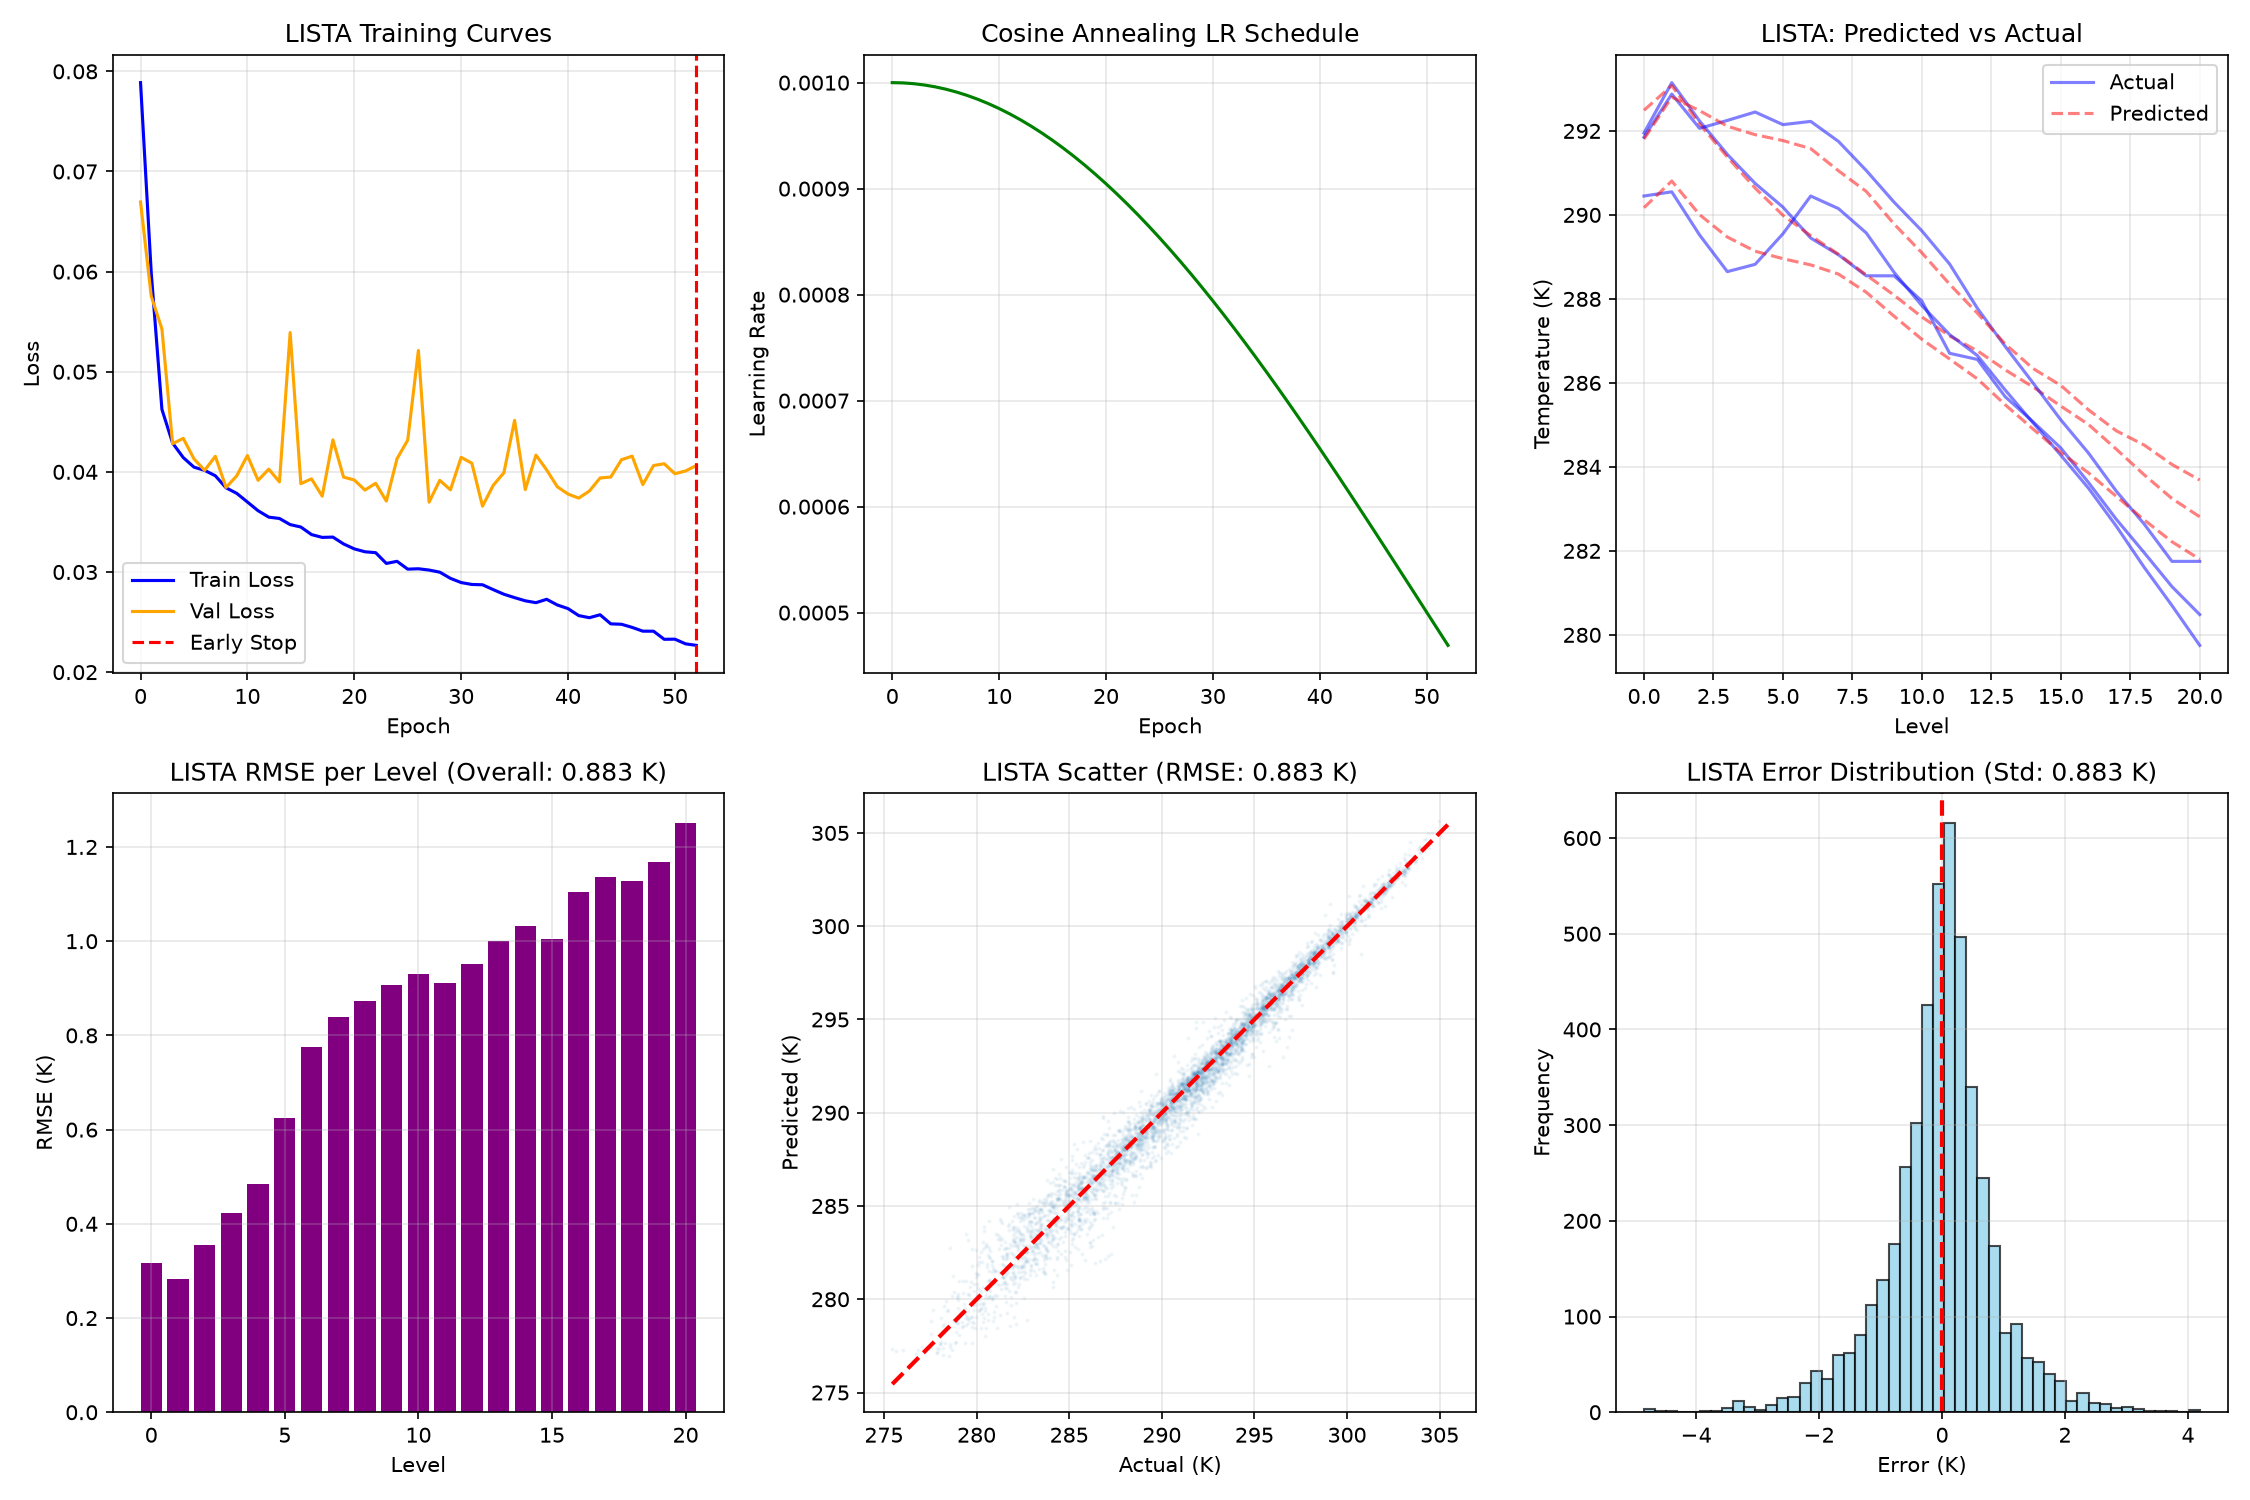

Reproduce this figure in Python.
import os
os.environ['NUMPY_EXPERIMENTAL_DTYPE_API'] = '1'

import numpy as np
np._ARRAY_API = True
import torch
import torch.nn as nn
import torch.optim as optim
from torch.utils.data import DataLoader, TensorDataset
import h5py
import matplotlib
matplotlib.use('Agg')
import matplotlib.pyplot as plt
from sklearn.preprocessing import StandardScaler
from torch.optim.lr_scheduler import CosineAnnealingLR
import warnings
warnings.filterwarnings('ignore')

print("="*70)
print("WEEK 3 - DAY 14: ALGORITHM UNROLLING (LISTA)")
print("Learned ISTA with physics-based layers")
print("="*70)

# ============================================
# 1. LOAD DATA (INVERSE DIRECTION)
# ============================================
print("\n📂 Loading data...")
f = h5py.File('q6_phase_a_dataset.h5', 'r')

# INVERSE: Measurements → Profile
X_train = f['train/y_30ch'][:]     # Input: 30 measurements
y_train = f['train/T'][:]          # Output: 21 temperature levels
X_test = f['test/y_30ch'][:]
y_test = f['test/T'][:]
X_val = f['val/y_30ch'][:]
y_val = f['val/T'][:]

f.close()

print(f"  Training: {X_train.shape[0]} samples")
print(f"  Input (measurements): {X_train.shape[1]} channels")
print(f"  Output (temperature levels): {y_train.shape[1]} levels")

# ============================================
# 2. STANDARDIZE DATA
# ============================================
print("\n📊 Standardizing data...")
scaler_X = StandardScaler()
scaler_y = StandardScaler()

X_train_scaled = scaler_X.fit_transform(X_train)
y_train_scaled = scaler_y.fit_transform(y_train)
X_test_scaled = scaler_X.transform(X_test)
y_test_scaled = scaler_y.transform(y_test)
X_val_scaled = scaler_X.transform(X_val)
y_val_scaled = scaler_y.transform(y_val)

# ============================================
# 3. CONVERT TO TENSORS
# ============================================
X_train_t = torch.FloatTensor(X_train_scaled)
y_train_t = torch.FloatTensor(y_train_scaled)
X_test_t = torch.FloatTensor(X_test_scaled)
y_test_t = torch.FloatTensor(y_test_scaled)
X_val_t = torch.FloatTensor(X_val_scaled)
y_val_t = torch.FloatTensor(y_val_scaled)

# ============================================
# 4. CREATE DATALOADER
# ============================================
batch_size = 64
train_dataset = TensorDataset(X_train_t, y_train_t)
train_loader = DataLoader(train_dataset, batch_size=batch_size, shuffle=True)

# ============================================
# 5. DEFINE FORWARD OPERATOR A
# ============================================
class ForwardOperator(nn.Module):
    """Learned approximation of the forward physics A: profile → measurements"""
    def __init__(self, input_dim=21, output_dim=30):
        super(ForwardOperator, self).__init__()
        # A: (output_dim, input_dim) = (30, 21)
        self.A = nn.Linear(input_dim, output_dim, bias=False)
    
    def forward(self, x):
        # x is (batch, 21) → output is (batch, 30)
        return self.A(x)

class TransposeOperator(nn.Module):
    """Transpose of forward operator: measurements → profile"""
    def __init__(self, forward_operator):
        super(TransposeOperator, self).__init__()
        self.forward_op = forward_operator
    
    def forward(self, x):
        # A is (output_dim, input_dim) = (30, 21)
        # A.weight is (30, 21)
        # x is (batch, 30)
        # x @ A.weight → (batch, 21) ✓
        return torch.matmul(x, self.forward_op.A.weight)

# ============================================
# 6. DEFINE LEARNED ISTA LAYER
# ============================================
class LearnedISTALayer(nn.Module):
    """
    One unrolled ISTA iteration:
    x_{k+1} = shrink(x_k + eta * A^T(y - A*x_k), theta)
    """
    def __init__(self, forward_op, transpose_op, input_dim=21):
        super(LearnedISTALayer, self).__init__()
        self.forward_op = forward_op
        self.transpose_op = transpose_op
        # Learnable step size (eta)
        self.eta = nn.Parameter(torch.tensor(0.01))
        # Learnable threshold (theta)
        self.theta = nn.Parameter(torch.tensor(0.01))
        # Learnable linear layer after shrinkage (optional)
        self.linear = nn.Linear(input_dim, input_dim, bias=False)
    
    def soft_shrinkage(self, x, theta):
        """Soft thresholding: sign(x) * max(|x| - theta, 0)"""
        return torch.sign(x) * torch.max(torch.abs(x) - theta, torch.tensor(0.0))
    
    def forward(self, x, y):
        # Residual: y - A*x
        residual = y - self.forward_op(x)
        # Gradient step: x + eta * A^T * residual
        grad_step = x + self.eta * self.transpose_op(residual)
        # Linear transformation
        linear_out = self.linear(grad_step)
        # Shrinkage (soft thresholding)
        x_new = self.soft_shrinkage(linear_out, self.theta)
        return x_new

# ============================================
# 7. DEFINE UNROLLED LISTA NETWORK
# ============================================
class UnrolledLISTA(nn.Module):
    """
    K iterations of learned ISTA unrolled as a network
    """
    def __init__(self, input_dim=30, output_dim=21, num_iterations=8):
        super(UnrolledLISTA, self).__init__()
        self.num_iterations = num_iterations
        self.output_dim = output_dim
        
        # Initialize forward operator
        self.forward_op = ForwardOperator(input_dim=output_dim, output_dim=input_dim)
        self.transpose_op = TransposeOperator(self.forward_op)
        
        # Initialize layers
        self.initial_layer = nn.Linear(input_dim, output_dim)
        self.layers = nn.ModuleList([
            LearnedISTALayer(self.forward_op, self.transpose_op, input_dim=output_dim)
            for _ in range(num_iterations)
        ])
    
    def forward(self, y):
        # Initial guess: linear projection of measurements
        x = self.initial_layer(y)
        
        # Unrolled iterations
        for layer in self.layers:
            x = layer(x, y)
        
        return x

# ============================================
# 8. INSTANTIATE MODEL
# ============================================
model = UnrolledLISTA(num_iterations=8)
print(f"\n🧠 Model: Unrolled LISTA ({model.num_iterations} iterations)")
print(f"  Parameters: {sum(p.numel() for p in model.parameters()):,}")

device = torch.device('cuda' if torch.cuda.is_available() else 'cpu')
model = model.to(device)
print(f"  Device: {device}")

# ============================================
# 9. TRAINING WITH EARLY STOPPING
# ============================================
criterion = nn.MSELoss()
optimizer = optim.Adam(model.parameters(), lr=0.001)
scheduler = CosineAnnealingLR(optimizer, T_max=100, eta_min=1e-6)

print("\n🚀 Training Unrolled LISTA...")
print(f"  This learns step sizes (eta) and thresholds (theta) for each iteration")

epochs = 100
train_losses = []
val_losses = []
learning_rates = []

# Early stopping
best_val_loss = float('inf')
patience_counter = 0
patience = 20
best_model_state = None

for epoch in range(epochs):
    model.train()
    epoch_loss = 0
    for batch_X, batch_y in train_loader:
        batch_X, batch_y = batch_X.to(device), batch_y.to(device)
        optimizer.zero_grad()
        outputs = model(batch_X)
        loss = criterion(outputs, batch_y)
        loss.backward()
        optimizer.step()
        epoch_loss += loss.item()
    
    # Validation
    model.eval()
    with torch.no_grad():
        X_val_t_device = X_val_t.to(device)
        y_val_t_device = y_val_t.to(device)
        val_pred = model(X_val_t_device)
        val_loss = criterion(val_pred, y_val_t_device)
    
    avg_train_loss = epoch_loss / len(train_loader)
    train_losses.append(avg_train_loss)
    val_losses.append(val_loss.item())
    learning_rates.append(scheduler.get_last_lr()[0])
    
    # Early stopping
    if val_loss.item() < best_val_loss:
        best_val_loss = val_loss.item()
        patience_counter = 0
        best_model_state = {k: v.cpu().clone() for k, v in model.state_dict().items()}
    else:
        patience_counter += 1
    
    scheduler.step()
    
    if (epoch + 1) % 10 == 0:
        print(f"  Epoch {epoch+1}/{epochs} - Train: {avg_train_loss:.6f}, Val: {val_loss.item():.6f}, LR: {scheduler.get_last_lr()[0]:.2e}")
    
    if patience_counter >= patience:
        print(f"  ⏹️ Early stopping at epoch {epoch+1}!")
        print(f"  Best validation loss: {best_val_loss:.6f}")
        break

if best_model_state is not None:
    model.load_state_dict(best_model_state)
    print(f"  ✅ Restored best model with val loss: {best_val_loss:.6f}")

# ============================================
# 10. EVALUATE ON TEST SET
# ============================================
print("\n📊 Evaluating on test set...")
model.eval()
with torch.no_grad():
    X_test_t_device = X_test_t.to(device)
    y_pred_scaled = model(X_test_t_device).detach().cpu().numpy()

y_pred = scaler_y.inverse_transform(y_pred_scaled)
y_test_actual = scaler_y.inverse_transform(y_test_scaled)

layer_rmse = np.sqrt(np.mean((y_pred - y_test_actual)**2, axis=0))
overall_rmse = np.sqrt(np.mean((y_pred - y_test_actual)**2))

print(f"\n✅ Overall Test RMSE: {overall_rmse:.4f} K")

# ============================================
# 11. PRINT LEARNED PARAMETERS
# ============================================
print(f"\n📊 Learned Parameters:")
for i, layer in enumerate(model.layers):
    print(f"  Iteration {i+1}: eta = {layer.eta.item():.4f}, theta = {layer.theta.item():.4f}")

# ============================================
# 12. PLOT RESULTS
# ============================================
print("\n📈 Generating plots...")
fig, axes = plt.subplots(2, 3, figsize=(15, 10))

# Loss curves
axes[0,0].plot(train_losses, label='Train Loss', color='blue')
axes[0,0].plot(val_losses, label='Val Loss', color='orange')
if len(val_losses) < epochs:
    axes[0,0].axvline(x=len(val_losses)-1, color='r', linestyle='--', label='Early Stop')
axes[0,0].set_xlabel('Epoch')
axes[0,0].set_ylabel('Loss')
axes[0,0].set_title('LISTA Training Curves')
axes[0,0].legend()
axes[0,0].grid(True, alpha=0.3)

# Learning rate
axes[0,1].plot(learning_rates, color='green')
axes[0,1].set_xlabel('Epoch')
axes[0,1].set_ylabel('Learning Rate')
axes[0,1].set_title('Cosine Annealing LR Schedule')
axes[0,1].grid(True, alpha=0.3)

# Predicted vs actual
for i in range(min(3, len(y_test_actual))):
    axes[0,2].plot(y_test_actual[i], 'b-', alpha=0.5, label='Actual' if i==0 else '')
    axes[0,2].plot(y_pred[i], 'r--', alpha=0.5, label='Predicted' if i==0 else '')
axes[0,2].set_xlabel('Level')
axes[0,2].set_ylabel('Temperature (K)')
axes[0,2].set_title('LISTA: Predicted vs Actual')
axes[0,2].legend()
axes[0,2].grid(True, alpha=0.3)

# Per-layer RMSE
axes[1,0].bar(range(len(layer_rmse)), layer_rmse, color='purple')
axes[1,0].set_xlabel('Level')
axes[1,0].set_ylabel('RMSE (K)')
axes[1,0].set_title(f'LISTA RMSE per Level (Overall: {overall_rmse:.3f} K)')
axes[1,0].grid(True, alpha=0.3)

# Scatter plot
axes[1,1].scatter(y_test_actual.flatten(), y_pred.flatten(), alpha=0.05, s=1)
axes[1,1].plot([y_test_actual.min(), y_test_actual.max()], 
               [y_test_actual.min(), y_test_actual.max()], 'r--', linewidth=2)
axes[1,1].set_xlabel('Actual (K)')
axes[1,1].set_ylabel('Predicted (K)')
axes[1,1].set_title(f'LISTA Scatter (RMSE: {overall_rmse:.3f} K)')
axes[1,1].grid(True, alpha=0.3)

# Error distribution
errors = (y_pred - y_test_actual).flatten()
axes[1,2].hist(errors, bins=50, color='skyblue', edgecolor='black', alpha=0.7)
axes[1,2].axvline(x=0, color='r', linestyle='--', linewidth=2)
axes[1,2].set_xlabel('Error (K)')
axes[1,2].set_ylabel('Frequency')
axes[1,2].set_title(f'LISTA Error Distribution (Std: {np.std(errors):.3f} K)')
axes[1,2].grid(True, alpha=0.3)

plt.tight_layout()
plt.savefig('day14_unrolled_ista.png', dpi=150)
print("✅ Saved plot to 'day14_unrolled_ista.png'")

# ============================================
# 13. COMPARE WITH DAY 13
# ============================================
print("\n" + "="*70)
print("DAY 14 SUMMARY - UNROLLED LISTA")
print("="*70)
print(f"✅ Overall Test RMSE: {overall_rmse:.4f} K")
print(f"✅ Learned {len(model.layers)} ISTA iterations")
print(f"✅ Early stopping at: {len(val_losses)} epochs")

# Compare with Day 13 baseline
day13_rmse = 1.1090
improvement = ((day13_rmse - overall_rmse) / day13_rmse) * 100
print(f"\n📊 Comparison with Day 13 Baseline:")
print(f"  Day 13 (Standard MLP): {day13_rmse:.4f} K")
print(f"  Day 14 (Unrolled LISTA): {overall_rmse:.4f} K")
print(f"  Improvement: {improvement:.2f}%")

print("\n" + "="*70)
print("✅ Day 14 Complete! Unrolled LISTA trained.")
print("="*70)
